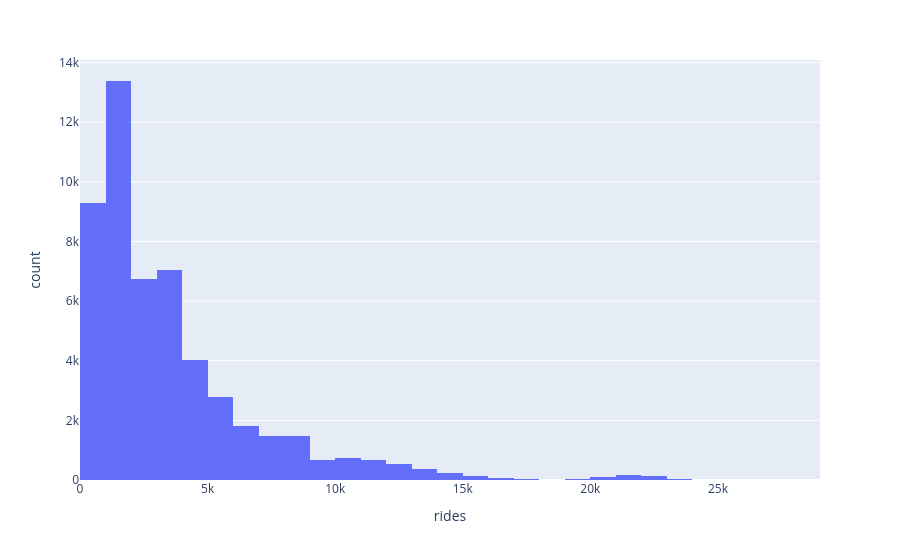

Notebook cell for this chart:
### Code cell
# Pick a pre-COVID-19 year
fig_2017 = px.histogram(
    cta_df[cta_df['year'] == 2017],
    x="rides",
    nbins=30
)

fig_2017.show()

### Figure 1 — Plotly figure (JSON) as saved in the notebook; plotly's stock layout.template omitted (floating-point values rounded to 4 significant figures; data arrays with more than 128 entries replaced by an {"elided": "..."} marker saying what was removed)
{"data": [{"bingroup": "x", "hovertemplate": "rides=%{x}<br>count=%{y}<extra></extra>", "legendgroup": "", "marker": {"color": "#636efa", "pattern": {"shape": ""}}, "name": "", "nbinsx": 30, "orientation": "v", "showlegend": false, "type": "histogram", "x": {"elided": "51983 int values"}, "xaxis": "x", "yaxis": "y"}], "layout": {"barmode": "relative", "legend": {"tracegroupgap": 0}, "margin": {"t": 60}, "xaxis": {"anchor": "y", "domain": [0, 1], "title": {"text": "rides"}}, "yaxis": {"anchor": "x", "domain": [0, 1], "title": {"text": "count"}}}}
